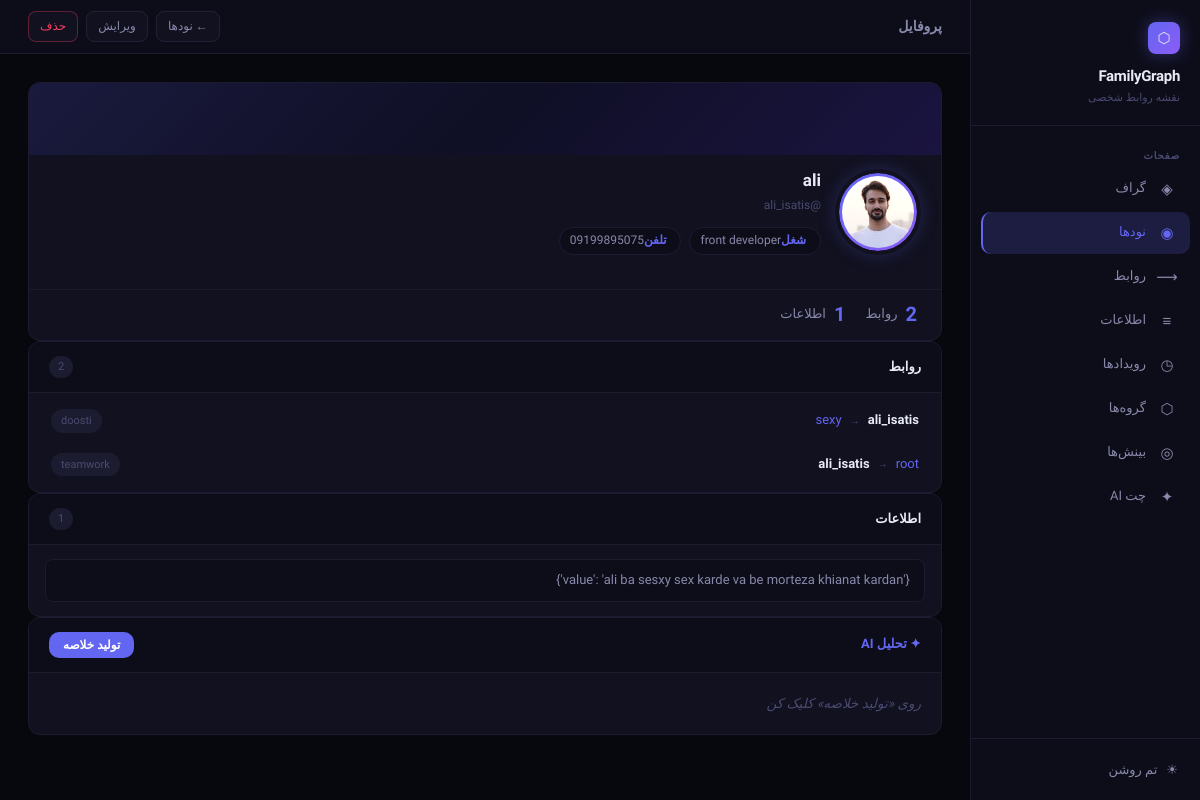
The page /nodes/6/ on the database as committed earlier.
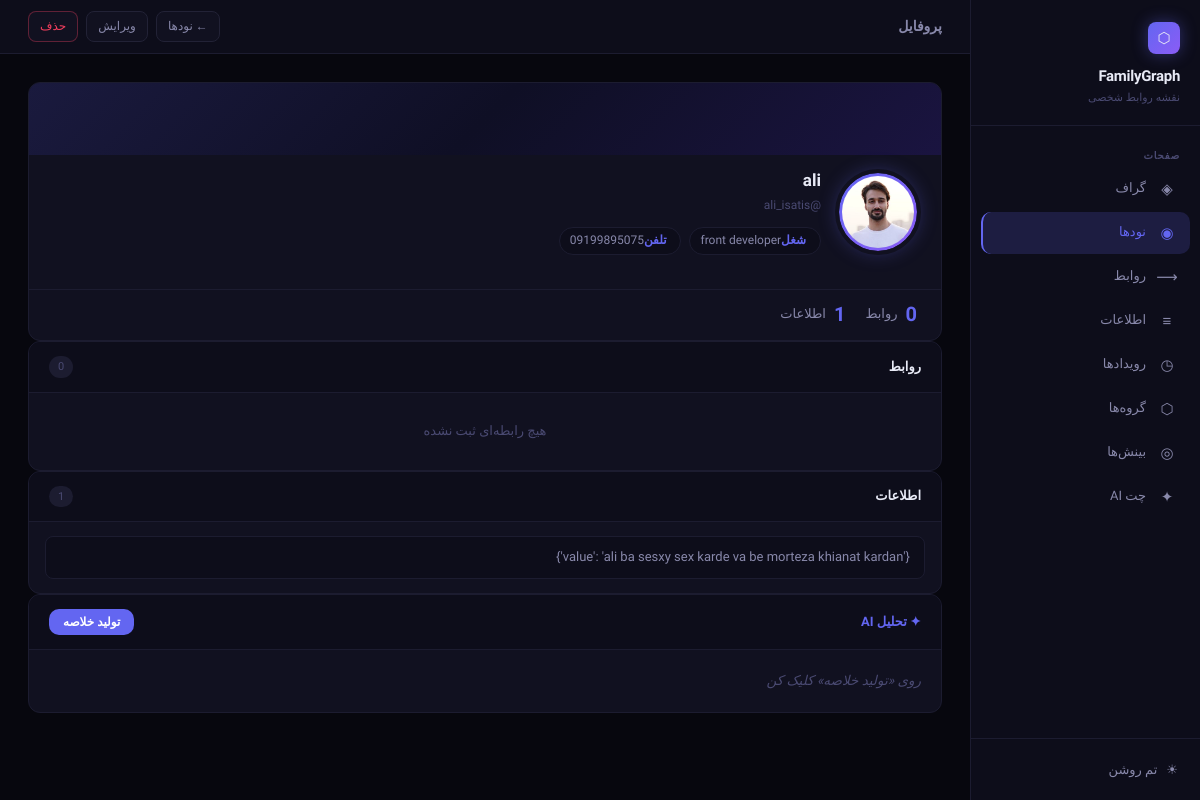
The same page on the database as committed later.
### main/models.py (models this page shows, shortened)
class Relationship(models.Model):
    STATUS_CHOICES = [
        ('active',    'فعال'),
        ('distant',   'دور شده'),
        ('inactive',  'غیرفعال'),
    ]
    rel      = models.CharField(max_length=100, blank=True, null=True)
    source   = models.ForeignKey(Node, related_name='as_source', on_delete=models.PROTECT)
    target   = models.ForeignKey(Node, related_name='as_target', on_delete=models.PROTECT)
    strength = models.IntegerField(default=3, choices=[(i, i) for i in range(1, 6)])  # 1-5
    status   = models.CharField(max_length=10, choices=STATUS_CHOICES, default='active')
    met_at   = models.DateField(blank=True, null=True, verbose_name='تاریخ آشنایی')
    class Meta:
        unique_together = ('source', 'target', 'rel')

class Node(models.Model):
    username = models.CharField(max_length=100, unique=True)
    picture = models.ImageField(upload_to="media/", blank=True, null=True)
    name = models.CharField(max_length=200, blank=True)
    birth_day = models.DateField(blank=True, null=True)
    career = models.CharField(max_length=200, blank=True)
    phone_number = models.CharField(max_length=20, blank=True)
    class Meta:
        ordering = ['username']

class Information(models.Model):
    VISIBILITY_CHOICES = [
        ('public', 'Everyone can see'),
        ('shared', 'Someone can see'),
        ('private', 'Nobody'),
    ]
    node = models.ForeignKey(
        Node,
        on_delete=models.PROTECT,
        related_name='informations'
    )
    visibility = models.CharField(
        max_length=10,
        choices=VISIBILITY_CHOICES,
        default='private'
    )
    data = models.JSONField(blank=True, null=True)

### main/views.py (the view)
# urls.py: path('nodes/<int:pk>/', views.node_detail, name='node_detail'),
@require_http_methods(["GET"])
def node_detail(request, pk):
    node = get_object_or_404(Node, pk=pk)
    relationships = Relationship.objects.filter(
        Q(source=node) | Q(target=node)
    ).select_related('source', 'target')
    informations = Information.objects.filter(node=node)
    context = {
        'node': node,
        'relationships': relationships,
        'informations': informations,
    }
    return render(request, 'nodes/node_detail.html', context)

### templates/nodes/node_detail.html (shortened to what this page needs)
{% extends "base.html" %}
{% block page_title %}پروفایل{% endblock %}
{% block nav_nodes %}active{% endblock %}
{% block topbar_actions %}
  <a href="{% url 'node_list' %}" class="btn btn-sm">← نودها</a>
  <a href="{% url 'node_update' node.id %}" class="btn btn-sm">ویرایش</a>
  <a href="{% url 'node_delete' node.id %}" class="btn btn-sm btn-danger">حذف</a>
{% endblock %}
{% block content %}
<div class="detail-stack">
  <div class="profile-card">
    <div class="profile-banner"></div>
    <div class="profile-body">
      <div class="avatar-wrap">
        <div class="avatar-ring">
          {% if node.picture %}
            <div class="avatar"><img src="{{ node.picture.url }}" alt="{{ node.username }}"></div>
          {% else %}
            <div class="avatar-ph">{{ node.username|first|upper }}</div>
          {% endif %}
        </div>
      </div>
      <div class="profile-info">
        <div class="profile-name">{{ node.name|default:node.username }}</div>
        <div class="profile-username">@{{ node.username }}</div>
        <div class="profile-meta">
          {% if node.career %}<span class="meta-tag"><strong>شغل</strong>{{ node.career }}</span>{% endif %}
          {% if node.phone_number %}<span class="meta-tag" dir="ltr"><strong>تلفن</strong>{{ node.phone_number }}</span>{% endif %}
        </div>
      </div>
    </div>
    <div class="profile-stats">
      <div class="stat-item">
        <span class="stat-num">{{ relationships|length }}</span>
        <span>روابط</span>
      </div>
      <div class="stat-item">
        <span class="stat-num">{{ informations|length }}</span>
        <span>اطلاعات</span>
      </div>
    </div>
  </div>
  <div class="section-card">
    <div class="section-head">
      <span class="section-head-title">روابط</span>
      <span class="chip">{{ relationships|length }}</span>
    </div>
    {% if relationships %}
      <div class="rel-list">
        {% for r in relationships %}
        <div class="rel-row">
          <div class="rel-nodes">
            {% if r.source == node %}
              <span class="rel-me">{{ r.source.username }}</span>
              <span class="rel-arrow">→</span>
              <a href="{% url 'node_detail' r.target.id %}">{{ r.target.username }}</a>
            {% else %}
              <a href="{% url 'node_detail' r.source.id %}">{{ r.source.username }}</a>
              <span class="rel-arrow">→</span>
              <span class="rel-me">{{ r.target.username }}</span>
            {% endif %}
          </div>
          <span class="rel-badge">{{ r.rel|default:"—" }}</span>
        </div>
        {% endfor %}
      </div>
    {% else %}
      <div class="empty-sec">هیچ رابطه‌ای ثبت نشده</div>
    {% endif %}
  </div>
  <div class="section-card">
    <div class="section-head">
      <span class="section-head-title">اطلاعات</span>
      <span class="chip">{{ informations|length }}</span>
    </div>
    {% if informations %}
      <div class="info-list">
        {% for info in informations %}
          <div class="info-item">{{ info.data }}</div>
        {% endfor %}
      </div>
    {% else %}
      <div class="empty-sec">اطلاعاتی ثبت نشده</div>
    {% endif %}
  </div>
  <div class="ai-summary-card">
    <div class="ai-summary-head">
      <span class="ai-summary-title">✦ تحلیل AI</span>
      <button class="btn-ai" id="aiBtn" onclick="loadSummary()">تولید خلاصه</button>
    </div>
    <div class="ai-summary-body" id="aiBody">
      <span style="color:var(--text-muted);font-style:italic">روی «تولید خلاصه» کلیک کن</span>
    </div>
  </div>
</div>
{% endblock %}

Rows that differ between the two databases and show on the page:
removed Relationship: source.username "ali_isatis", target.username "sexy", rel "doosti"
removed Relationship: source.username "root", target.username "ali_isatis", rel "teamwork"
Other text that changed with them:
{{ relationships|length }}: "2" → "0"
text now shown: "هیچ رابطه‌ای ثبت نشده"
